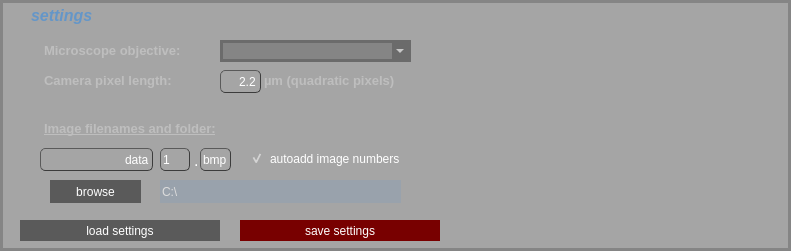
   <widget class="QFrame" name="frame_5">
    <property name="geometry">
     <rect>
      <x>-10</x>
      <y>425</y>
      <width>791</width>
      <height>251</height>
     </rect>
    </property>
    <property name="styleSheet">
     <string notr="true">border-radius: 0px;
border: 3px solid rgba(0, 0, 0, 50);
background-color: rgba(0, 0, 0, 50);

</string>
    </property>
    <property name="frameShape">
     <enum>QFrame::StyledPanel</enum>
    </property>
    <property name="frameShadow">
     <enum>QFrame::Raised</enum>
    </property>
    <widget class="QLabel" name="label_6">
     <property name="geometry">
      <rect>
       <x>25</x>
       <y>0</y>
       <width>81</width>
       <height>31</height>
      </rect>
     </property>
     <property name="styleSheet">
      <string notr="true">background-color: transparent;
border-color: transparent;</string>
     </property>
     <property name="text">
      <string>&lt;html&gt;&lt;head/&gt;&lt;body&gt;&lt;p&gt;&lt;span style=&quot; font-size:12pt; font-weight:600; font-style:italic; color:#6496c8;&quot;&gt;settings&lt;/span&gt;&lt;/p&gt;&lt;/body&gt;&lt;/html&gt;</string>
     </property>
     <property name="alignment">
      <set>Qt::AlignLeading|Qt::AlignLeft|Qt::AlignVCenter</set>
     </property>
    </widget>
    <widget class="QLabel" name="label_23">
     <property name="geometry">
      <rect>
       <x>190</x>
       <y>150</y>
       <width>16</width>
       <height>21</height>
      </rect>
     </property>
     <property name="styleSheet">
      <string notr="true">border-radius: 2px;
background-color: rgba(255, 0, 100, 0);
border-color: rgba(5, 5, 5, 0);
border-width: 1px;

</string>
     </property>
     <property name="text">
      <string>&lt;html&gt;&lt;head/&gt;&lt;body&gt;&lt;p&gt;&lt;span style=&quot; font-size:12pt; color:#ffffff;&quot;&gt;.&lt;/span&gt;&lt;/p&gt;&lt;/body&gt;&lt;/html&gt;</string>
     </property>
    </widget>
    <widget class="QLineEdit" name="lineEdit_filename">
     <property name="geometry">
      <rect>
       <x>40</x>
       <y>148</y>
       <width>113</width>
       <height>23</height>
      </rect>
     </property>
     <property name="layoutDirection">
      <enum>Qt::LeftToRight</enum>
     </property>
     <property name="styleSheet">
      <string notr="true">QLineEdit { 
	color: white;
	background-color: rgba(255, 255, 255, 0);
	border-style: outset;
	border-width: 1px;
	border-color: rgb(60,60,60);
	border-radius: 5px;
 }</string>
     </property>
     <property name="text">
      <string>data</string>
     </property>
     <property name="alignment">
      <set>Qt::AlignRight|Qt::AlignTrailing|Qt::AlignVCenter</set>
     </property>
    </widget>
    <widget class="QLineEdit" name="lineEdit_filepath">
     <property name="geometry">
      <rect>
       <x>160</x>
       <y>180</y>
       <width>241</width>
       <height>23</height>
      </rect>
     </property>
     <property name="styleSheet">
      <string notr="true">border: 10px;
border-radius: 0px;
border-color: black;
background-color: rgba(100,150,200,50);
color:rgb(220,220,220);
font: 12pt &quot;MS Shell Dlg 2&quot;;</string>
     </property>
     <property name="text">
      <string>C:\</string>
     </property>
    </widget>
    <widget class="QLineEdit" name="lineEdit_imgformat">
     <property name="geometry">
      <rect>
       <x>200</x>
       <y>148</y>
       <width>31</width>
       <height>23</height>
      </rect>
     </property>
     <property name="styleSheet">
      <string notr="true">QLineEdit { 
	color: white;
	background-color: rgba(255, 255, 255, 0);
	border-style: outset;
	border-width: 1px;
	border-color: rgb(60,60,60);
	border-radius: 5px;
 }</string>
     </property>
     <property name="text">
      <string>bmp</string>
     </property>
    </widget>
    <widget class="QCheckBox" name="checkBox_autoaddimgnumber">
     <property name="geometry">
      <rect>
       <x>250</x>
       <y>150</y>
       <width>161</width>
       <height>17</height>
      </rect>
     </property>
     <property name="styleSheet">
      <string notr="true">QCheckBox {
	
	background-color: rgba(255, 255, 255, 0);
	border: none;
	color: white;
}</string>
     </property>
     <property name="text">
      <string>autoadd image numbers</string>
     </property>
     <property name="checked">
      <bool>true</bool>
     </property>
    </widget>
    <widget class="QPushButton" name="pushButton_browse">
     <property name="geometry">
      <rect>
       <x>50</x>
       <y>180</y>
       <width>91</width>
       <height>23</height>
      </rect>
     </property>
     <property name="styleSheet">
      <string notr="true">QPushButton {
	border: none;
	border-radius: 0px;
	background-color: rgb(90, 90, 90);
	color: white;
}

QPushButton:hover {
	background-color: rgb(155, 0, 0);
	color: white;
}</string>
     </property>
     <property name="text">
      <string>browse</string>
     </property>
    </widget>
    <widget class="QLabel" name="label_22">
     <property name="geometry">
      <rect>
       <x>40</x>
       <y>118</y>
       <width>191</width>
       <height>21</height>
      </rect>
     </property>
     <property name="styleSheet">
      <string notr="true">border-radius: 2px;
background-color: rgba(255, 0, 100, 0);
border-color: rgba(5, 5, 5, 0);
border-width: 1px;

</string>
     </property>
     <property name="text">
      <string>&lt;html&gt;&lt;head/&gt;&lt;body&gt;&lt;p&gt;&lt;span style=&quot; font-size:10pt; font-weight:600; text-decoration: underline; color:#bebebe;&quot;&gt;Image filenames and folder:&lt;/span&gt;&lt;/p&gt;&lt;/body&gt;&lt;/html&gt;</string>
     </property>
     <property name="wordWrap">
      <bool>false</bool>
     </property>
    </widget>
    <widget class="QLineEdit" name="lineEdit_imgnumber">
     <property name="enabled">
      <bool>true</bool>
     </property>
     <property name="geometry">
      <rect>
       <x>160</x>
       <y>148</y>
       <width>30</width>
       <height>23</height>
      </rect>
     </property>
     <property name="styleSheet">
      <string notr="true">QLineEdit { 
	color: white;
	background-color: rgba(255, 255, 255, 0);
	border-style: outset;
	border-width: 1px;
	border-color: rgb(60,60,60);
	border-radius: 5px;
 }</string>
     </property>
     <property name="text">
      <string>1</string>
     </property>
    </widget>
    <widget class="QLabel" name="label_24">
     <property name="geometry">
      <rect>
       <x>40</x>
       <y>40</y>
       <width>161</width>
       <height>21</height>
      </rect>
     </property>
     <property name="styleSheet">
      <string notr="true">border-radius: 2px;
background-color: rgba(255, 0, 100, 0);
border-color: rgba(5, 5, 5, 0);
border-width: 1px;

</string>
     </property>
     <property name="text">
      <string>&lt;html&gt;&lt;head/&gt;&lt;body&gt;&lt;p&gt;&lt;span style=&quot; font-size:10pt; font-weight:600; color:#bebebe;&quot;&gt;Microscope objective:&lt;/span&gt;&lt;/p&gt;&lt;/body&gt;&lt;/html&gt;</string>
     </property>
     <property name="wordWrap">
      <bool>false</bool>
     </property>
    </widget>
    <widget class="QLabel" name="label_25">
     <property name="geometry">
      <rect>
       <x>40</x>
       <y>70</y>
       <width>161</width>
       <height>21</height>
      </rect>
     </property>
     <property name="styleSheet">
      <string notr="true">border-radius: 2px;
background-color: rgba(255, 0, 100, 0);
border-color: rgba(5, 5, 5, 0);
border-width: 1px;

</string>
     </property>
     <property name="text">
      <string>&lt;html&gt;&lt;head/&gt;&lt;body&gt;&lt;p&gt;&lt;span style=&quot; font-size:10pt; font-weight:600; color:#bebebe;&quot;&gt;Camera pixel length:&lt;/span&gt;&lt;/p&gt;&lt;/body&gt;&lt;/html&gt;</string>
     </property>
     <property name="wordWrap">
      <bool>false</bool>
     </property>
    </widget>
    <widget class="QComboBox" name="comboBox_micobject">
     <property name="geometry">
      <rect>
       <x>220</x>
       <y>40</y>
       <width>191</width>
       <height>22</height>
      </rect>
     </property>
     <property name="styleSheet">
      <string notr="true">color: rgb(255,255,255)
</string>
     </property>
    </widget>
    <widget class="QLineEdit" name="lineEdit_pxlen">
     <property name="enabled">
      <bool>true</bool>
     </property>
     <property name="geometry">
      <rect>
       <x>220</x>
       <y>70</y>
       <width>41</width>
       <height>23</height>
      </rect>
     </property>
     <property name="styleSheet">
      <string notr="true">QLineEdit { 
	color: white;
	background-color: rgba(255, 255, 255, 0);
	border-style: outset;
	border-width: 1px;
	border-color: rgb(60,60,60);
	border-radius: 5px;
 }</string>
     </property>
     <property name="text">
      <string>2.2</string>
     </property>
     <property name="alignment">
      <set>Qt::AlignRight|Qt::AlignTrailing|Qt::AlignVCenter</set>
     </property>
    </widget>
    <widget class="QLabel" name="label_26">
     <property name="geometry">
      <rect>
       <x>260</x>
       <y>70</y>
       <width>161</width>
       <height>21</height>
      </rect>
     </property>
     <property name="styleSheet">
      <string notr="true">border-radius: 2px;
background-color: rgba(255, 0, 100, 0);
border-color: rgba(5, 5, 5, 0);
border-width: 1px;

</string>
     </property>
     <property name="text">
      <string>&lt;html&gt;&lt;head/&gt;&lt;body&gt;&lt;p&gt;&lt;span style=&quot; font-size:10pt; font-weight:600; color:#bebebe;&quot;&gt;µm (quadratic pixels)&lt;/span&gt;&lt;/p&gt;&lt;/body&gt;&lt;/html&gt;</string>
     </property>
     <property name="wordWrap">
      <bool>false</bool>
     </property>
    </widget>
    <widget class="QPushButton" name="pushButton_loadsettings">
     <property name="geometry">
      <rect>
       <x>20</x>
       <y>220</y>
       <width>200</width>
       <height>21</height>
      </rect>
     </property>
     <property name="styleSheet">
      <string notr="true">QPushButton {
	border: none;
	border-radius: 0px;
	background-color: rgb(90, 90, 90);
	color: white;
}

QPushButton:hover {
	background-color: rgb(155, 0, 0);
	color: white;
}

QPushButton:pressed {
	background-color: rgb(255, 0, 0);
	color: white;
}</string>
     </property>
     <property name="text">
      <string>load settings</string>
     </property>
     <property name="checkable">
      <bool>false</bool>
     </property>
    </widget>
    <widget class="QPushButton" name="pushButton_savesettings">
     <property name="geometry">
      <rect>
       <x>240</x>
       <y>220</y>
       <width>200</width>
       <height>21</height>
      </rect>
     </property>
     <property name="styleSheet">
      <string notr="true">QPushButton {
	border: none;
	border-radius: 0px;
	background-color: rgb(120,0,0);
	color: white;
	font: 10pt &quot;MS Shell Dlg 2&quot;;
}

QPushButton:hover {
	background-color: rgb(255, 0, 0);
	color: white;
}

</string>
     </property>
     <property name="text">
      <string>save settings</string>
     </property>
     <property name="checkable">
      <bool>false</bool>
     </property>
    </widget>
   </widget>
